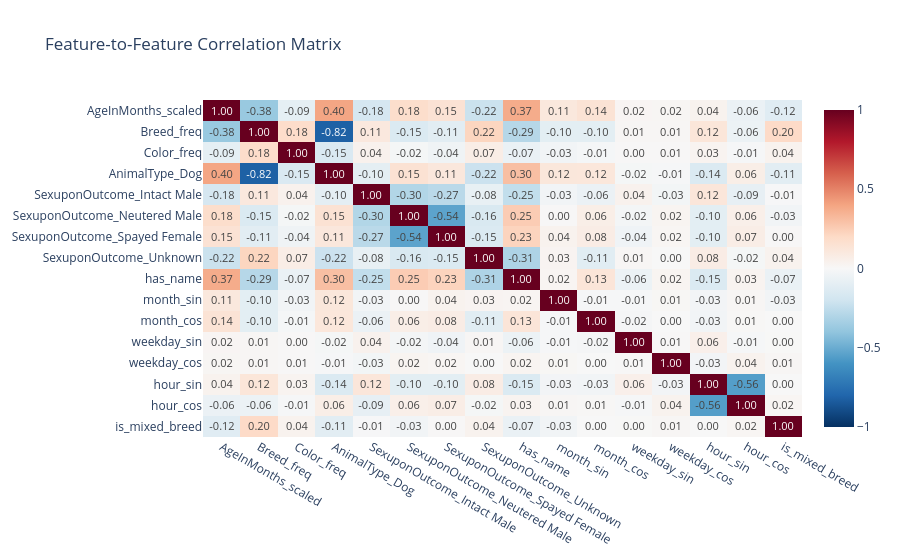

Here is the notebook cell this chart was saved with:
### Markdown cell above
### Feature correlation matrix

### Code cell
# Correlation analysis between numerical features only.
numeric_features = X_train_final.select_dtypes(
    include=[np.number]
)

print("Numeric features:")
for col in numeric_features.columns: print(col)

corr_matrix = numeric_features.corr(method='pearson')

fig_corr = px.imshow(
    corr_matrix,
    text_auto=".2f",
    aspect="auto",
    color_continuous_scale="RdBu_r",
    zmin=-1,
    zmax=1,
    title="Feature-to-Feature Correlation Matrix"
)

fig_corr.show()

threshold = 0.8

upper_tri = corr_matrix.where(
    np.triu(
        np.ones(corr_matrix.shape),
        k=1
    ).astype(bool)
)

high_corr_pairs = [
    (row, col, upper_tri.loc[row, col])
    for col in upper_tri.columns
    for row in upper_tri.index
    if abs(upper_tri.loc[row, col]) > threshold
]

print("=== HIGHLY CORRELATED FEATURE PAIRS ===")

if high_corr_pairs:
    for feature_1, feature_2, correlation in high_corr_pairs:
        print(
            f"{feature_1} <-> {feature_2}: "
            f"{correlation:.3f}"
        )
else:
    print("No highly correlated feature pairs found.")

### Figure 1 — Plotly figure (JSON) as saved in the notebook; plotly's stock layout.template omitted (floating-point values rounded to 4 significant figures; data arrays with more than 128 entries replaced by an {"elided": "..."} marker saying what was removed)
{"data": [{"coloraxis": "coloraxis", "hovertemplate": "x: %{x}<br>y: %{y}<br>color: %{z}<extra></extra>", "name": "0", "texttemplate": "%{z:.2f}", "type": "heatmap", "x": ["AgeInMonths_scaled", "Breed_freq", "Color_freq", "AnimalType_Dog", "SexuponOutcome_Intact Male", "SexuponOutcome_Neutered Male", "SexuponOutcome_Spayed Female", "SexuponOutcome_Unknown", "has_name", "month_sin", "month_cos", "weekday_sin", "weekday_cos", "hour_sin", "hour_cos", "is_mixed_breed"], "xaxis": "x", "y": ["AgeInMonths_scaled", "Breed_freq", "Color_freq", "AnimalType_Dog", "SexuponOutcome_Intact Male", "SexuponOutcome_Neutered Male", "SexuponOutcome_Spayed Female", "SexuponOutcome_Unknown", "has_name", "month_sin", "month_cos", "weekday_sin", "weekday_cos", "hour_sin", "hour_cos", "is_mixed_breed"], "yaxis": "y", "z": {"elided": "16x16 float values"}}], "layout": {"coloraxis": {"cmax": 1, "cmin": -1, "colorscale": [[0, "rgb(5,48,97)"], [0.1, "rgb(33,102,172)"], [0.2, "rgb(67,147,195)"], [0.3, "rgb(146,197,222)"], [0.4, "rgb(209,229,240)"], [0.5, "rgb(247,247,247)"], [0.6, "rgb(253,219,199)"], [0.7, "rgb(244,165,130)"], [0.8, "rgb(214,96,77)"], [0.9, "rgb(178,24,43)"], [1, "rgb(103,0,31)"]]}, "title": {"text": "Feature-to-Feature Correlation Matrix"}, "xaxis": {"anchor": "y", "domain": [0, 1]}, "yaxis": {"anchor": "x", "autorange": "reversed", "domain": [0, 1]}}}
